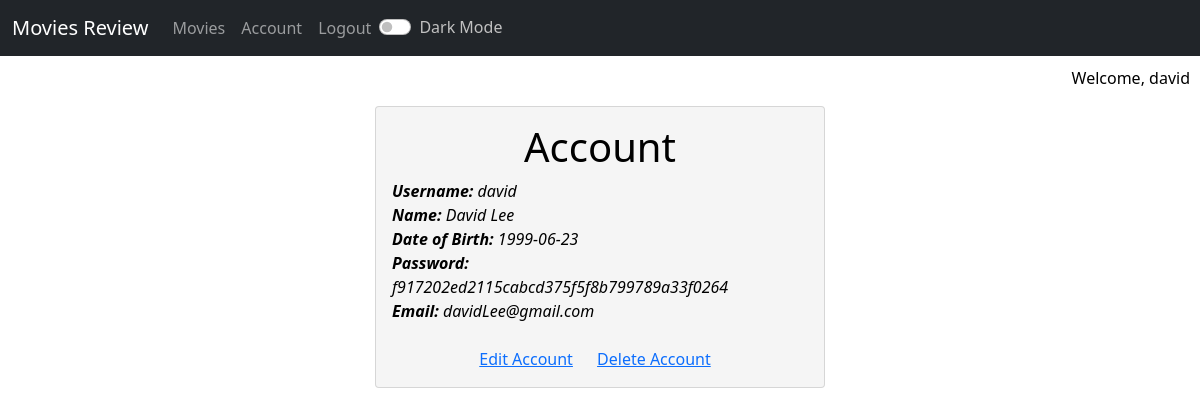
The app's page /userInfo.php?userId=3 (signed in) with its own data.
### tables this page shows
CREATE TABLE `users` (
  `userId` int(11) NOT NULL,
  `username` varchar(60) NOT NULL,
  `password` varchar(40) NOT NULL,
  `name` varchar(80) NOT NULL,
  `dob` varchar(80) NOT NULL,
  `email` varchar(80) NOT NULL
);

### userInfo.php (the view, shortened to what this page needs)
<?php
include "dbFunction.php";
$userID = $_GET['userId'];
$queryReview = "SELECT * FROM users
         WHERE users.userId=$userID";
$resultReview = mysqli_query($link, $queryReview) or
        die(mysqli_error($link));
$rowReview = mysqli_fetch_array($resultReview);
if (!isset($_SESSION['username'])) {
    $message = "<a href='login.php'>Login/Register</a>";
} else {
    $welcome = "Welcome, " . $_SESSION['username'] . "";
}
?>
<!DOCTYPE html>
<html>
    <head>
        <link href="https://cdn.jsdelivr.net/npm/bootstrap@5.1.1/dist/css/bootstrap.min.css" rel="stylesheet">
        <link rel="stylesheet" href="https://cdnjs.cloudflare.com/ajax/libs/font-awesome/5.15.4/css/all.min.css">
    </head>
    <body>
        <?php include "navbar1.php" ?>
        <p style="text-align: right ; padding-top: 10px; padding-right: 10px;"><?php echo $welcome ?></p>
        <div class="card" style="width: 450px; margin: 0px auto; float: none ; margin-bottom: 10px; margin-top: 10px; background-color: whitesmoke">
            <div class="card-body" style="">
                <h1 class="card-title" style="text-align: center; color: black">Account</h1>
                <i><b style="color: black">Username:</b>
                    <?php echo $rowReview['username'] ?><br>
                    <b style="color: black">Name:</b>
                    <?php echo $rowReview['name']; ?><br>
                    <b style="color: black">Date of Birth:</b>
                    <?php echo $rowReview['dob']; ?><br>
                    <b style="color: black">Password:</b>
                    <?php echo $rowReview['password']; ?><br>
                    <b style="color: black">Email:</b>
                    <?php echo $rowReview['email']; ?><br><br></i>
                <center><a style="margin-right: 20px;" href="edituserInfo.php?userId=<?php echo $_SESSION['userId']; ?>">Edit Account</a>
                    <a style="margin-right: 10px;" href="deleteuserInfo.php?userId=<?php echo $_SESSION['userId']; ?>">Delete Account</a></center>
            </div>
        </div>
    </body>
</html>

### userInfo.php (style rules this page uses)
.card-title, i { color: black; }

### navbar1.php (style rules this page uses)
body { background-color: #ffffff; color: #000000; }

### records on screen
users: username "david", name "David Lee", dob "1999-06-23", password "f917202ed2115cabcd375f5f8b799789a33f0264", email "davidLee@gmail.com"

### other values on screen
$welcome "Welcome, david"
